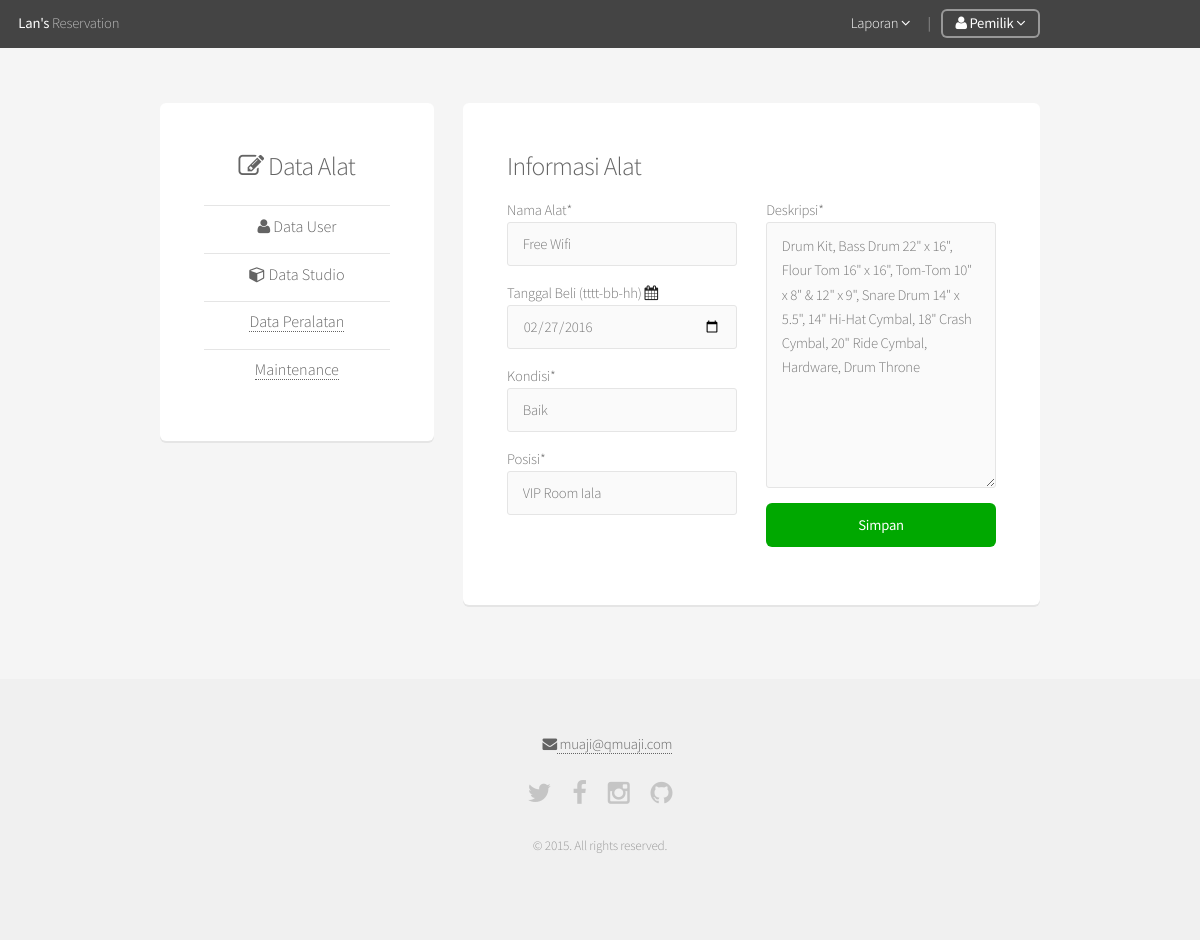
Page /a_equipEdit.php?id=16 (signed in) on the committed database.
### tables this page shows
CREATE TABLE `equips` (
  `eq_id` int(10) UNSIGNED NOT NULL,
  `studio_id` bigint(20) UNSIGNED NOT NULL,
  `name` char(50) NOT NULL,
  `deskripsi` text NOT NULL,
  `tgl_beli` date NOT NULL,
  `status` enum('Baik','Kurang Baik','Rusak') NOT NULL DEFAULT 'Baik'
);

### a_equipEdit.php (the view, shortened to what this page needs)
<?php
if(isset($_GET['id'])) {
	$id 		= (int)$_GET['id'];
	$row 		= mysql_fetch_assoc(mysql_query("SELECT equips.*, studios.name as sname, studios.studio_id as s_id FROM equips, studios WHERE equips.studio_id=studios.studio_id AND eq_id = $id"));
	$name 		= $row['name'];
	$status 	= $row['status'];
	$tgl_beli 	= $row['tgl_beli'];
	$deskripsi 	= $row['deskripsi'];
	include 'includes/_header.php';
	?>
	<div id="main" class="container">
		<div class="row">
			<div class="4u 12u(mobile)">
				<div class="box special">
					<ul class="alt">
					<li><h3 class="icon fa-edit"> Data Alat</h3></li>
						<li><h4><a href="a_usersData.php" class="icon fa-user"> Data User</a></h4></li>
						<li><h4><a href="a_studios.php" class="icon fa-cube"> Data Studio</a></h4></li>
						<li><h4><a href="a_equips.php"> Data Peralatan</a></h4></li>
						<li><h4><a href="a_maintenances.php"> Maintenance</a></h4></li>
					</ul>
				</div>
			</div>
			<div class="8u 12u(mobile)">
				<div class="box">
					<h3>Informasi Alat</h3>
					<form action="" method="post" autocomplete="off" enctype="multipart/form-data">
						<div class="row">
							<div class="6u 12u">
								Nama Alat*
								<input type="text" name="name" placeholder="Nama Alat" value="<?php echo $name ?>" required maxlength="50">
								Tanggal Beli (tttt-bb-hh)&nbsp;<b class="icon fa-calendar"></b>
								<input type="date" name="tgl_beli" onChange="jadwal_jam()" value="<?php echo $tgl_beli ?>" id="dates">
								Kondisi*
								<select name="status" required>
									<option value="Baik" <?php echo selected('Baik', $status) ?>>Baik</option>
								</select>
								Posisi*
								<select name="studio_id" required>
								</select>
							</div>
							<div class="6u 12u">
								Deskripsi*
								<textarea name="deskripsi" placeholder="Deskripsi" cols="30" rows="10" maxlength="225"><?php echo $deskripsi ?></textarea>
								<input type="submit" value="Simpan" class="fit special">
							</div>
						</div>
					</form>
				</div>
			</div>
		</div>
	</div>
	<?php include 'includes/_footer.php';
}

### rows in the picture
equips: name "Free Wifi", tgl_beli "02/27/2016", deskripsi "Drum Kit, Bass Drum 22\" x 16\", Flour Tom 16\" x 16\", Tom-Tom 10\" x 8\" & 12\" x 9\", Snare Drum 14\" x 5.5\", 14\" Hi-Hat Cymbal, 18\" Crash Cymbal, 20\" Ride Cymbal, Hardware, Drum Throne"

### other values in the picture
form field studio_id "VIP Room Iala"
